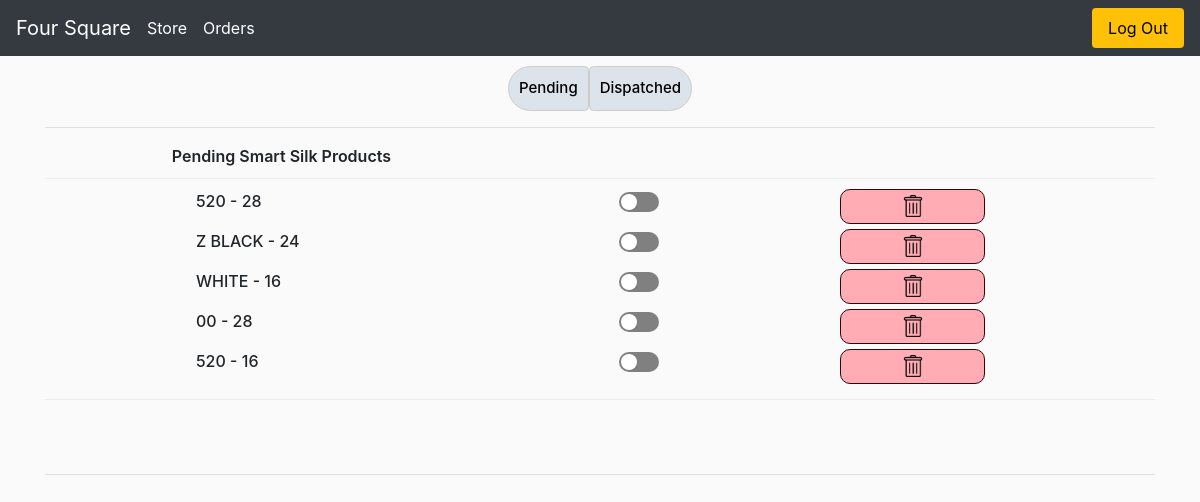
Screenshot of /myorders/ (signed in) with the database file from the repository.
### store/models.py (models this page shows, shortened)
class OrderedProduct(models.Model):
    customer = models.ForeignKey(Customer, on_delete=models.CASCADE)
    product = models.ForeignKey(Product, on_delete=models.CASCADE)
    pending_quantity = models.IntegerField(default=0)
    dispatched_quantity = models.IntegerField(default=0)
    date_ordered = models.DateTimeField(auto_now_add=True)
    urgent = models.BooleanField(default=False)
    status = models.CharField(max_length=50, choices=(
        ('placed', 'Placed'),
        ('cancel-requested', 'Cancellation Requested'),
        ('cancel-approved', 'Cancellation Approved'),
        ('cancel-denied', 'Cancellation Denied'),
    ),default='placed')

class Product(models.Model):
    name = models.CharField(max_length=50, null=True, db_index = True)
    category = models.ForeignKey(Category, related_name='product', on_delete=models.CASCADE)
    description = models.TextField(blank=True)
    inventory = models.IntegerField(default=0)
    created = models.DateTimeField(auto_now_add=True)
    def __str__(self):
        return self.name

### store/views.py (the view)
# urls.py: path('myorders/',views.myOrders, name="myOrders"),
def myOrders(request):
    if request.user.is_authenticated:
        customer = request.user.customer
        completed_orders = Order.objects.filter(customer=customer, complete=True).order_by('-date_ordered')
        categories = ['HD', 'Smart Silk', '800 Mtr', 'Red Poly']
        ordered_products = OrderedProduct.objects.filter(customer=customer).order_by('date_ordered')
        context = {'completed_orders': completed_orders, 'categories': categories, 'ordered_products': ordered_products}
    else:
        completed_orders = []
        context = {'completed_orders': completed_orders}
    return render(request, 'customer/myorders.html', context)

### store/templates/customer/myorders.html (shortened to what this page needs)
{% extends 'base/main.html' %}
{% load static %}
{% block content %}
<link rel="stylesheet" href="/static/css/customer/myorders.css">
<div class="row">
    <div class="col-lg-12">
        <div class="filter-bar">
                <button class="filter-button" id="pending-button" style="border-start-start-radius: 25px;
                border-end-start-radius: 25px;">Pending</button>
                <button class="filter-button" id="dispatched-button" style="border-end-end-radius: 25px;
                border-start-end-radius: 25px;">Dispatched</button>
          </div>
        <hr style='border-bottom: 2px black;'>
        <div class="box" id="pending-products-section">
            <div class="cart-row">
                <div style="flex:2"></div>
                <div style="flex:10; font-size:16px; font-weight:600;">Pending Smart Silk Products</div>
                <div style="flex:5.5"></div>
            </div>
            <div class="cart-row order-detail-row" id="order-details">
                <div style="flex:.5"></div>
                <div class="products" style="flex:6.5; max-height: 350px; overflow-y: scroll;">
                    {% for item in ordered_products %}
                        {% if item.pending_quantity > 0%}
                            <div style='display:grid;grid-template-columns:8% 36% 8% 15% 8% 15% 8%;'>
                                <a></a>
                                <p style="justify-self:start;">{{ item.product }} - {{ item.pending_quantity }}</p>
                                <a></a>
                                <div class="toggle-button-wrapper" style="transform: translateY(-12px);">
                                    <input type="checkbox" class="urgent-switch toggle-switch" data-item-id="{{ item.id }}" {% if item.urgent %}checked{% endif %}>
                                </div>
                                <a></a>
                                <div onclick="requestCancellation({{ item.id }})" class="btn delete-button {% if item.status == 'cancel-requested'%}hidden{% endif%}" id="delete-ordered-{{item.id}}"
                                style='height:35px;border-radius:10px;background-color: #ffacb4;border-color: #30070b;'>
                                    <img src="/static/images/dustbin.png" style="width: 22px; height: 22px;transform:translateY(-3px);" >
                                </div>
                                <a></a>
                            </div>
                        {% endif %}
                    {% endfor %}
                </div>
                <div style="flex:0.5"></div>
            </div>
        </div>
    </div>
</div>
{% endblock content %}

### static/css/main.css (style rules this page uses)
body { background-color: hsl(0, 0%, 98%); }
.col-lg-4, .col-lg-6, .col-lg-8, .col-lg-12 { margin-top: 10px; }
.btn { border-radius: 0; }
.cart-row { display: flex; align-items: flex-stretch; padding-bottom: 10px; margin-bottom: 10px; font-weight: 550; }

### static/css/customer/myorders.css (style rules this page uses)
.cart-row .products { width: 200px; max-height: 150px; overflow-y: auto; }
.filter-bar { display: flex; justify-content: center; align-items: center; }
.filter-button { padding: 10px 10px; font-size: 15px; font-weight: 500; border: 1px solid #ccc; border-radius: 5px; background-color: #dde3ea; cursor: pointer; }
.toggle-button-wrapper { justify-content: right; padding-top: 10px; }
.toggle-switch { -webkit-appearance: none; width: 40px; height: 20px; background-color: grey; border-radius: 10px; cursor: pointer; position: relative; transform: translateY(5px); }
.toggle-switch::before { content: ""; position: absolute; top: 50%; left: 2px; transform: translateY(-50%); width: 16px; height: 16px; background-color: white; border-radius: 50%; transition: transform 0.3s ease-in-out; }

### static/css/customer/main.css (style rules this page uses)
body { background-color: hsl(0, 0%, 98%); }
.col-lg-4, .col-lg-6, .col-lg-8, .col-lg-12 { margin-top: 10px; }
.btn { border-radius: 0; }
.cart-row { display: flex; align-items: flex-stretch; padding-bottom: 10px; margin-bottom: 10px; border-bottom: 1px solid #ececec; }

### rows the page displays
OrderedProduct: product "520", pending_quantity "28"
OrderedProduct: product "Z BLACK", pending_quantity "24"
OrderedProduct: product "WHITE", pending_quantity "16"
OrderedProduct: product "00", pending_quantity "28"
OrderedProduct: product "520", pending_quantity "16"
